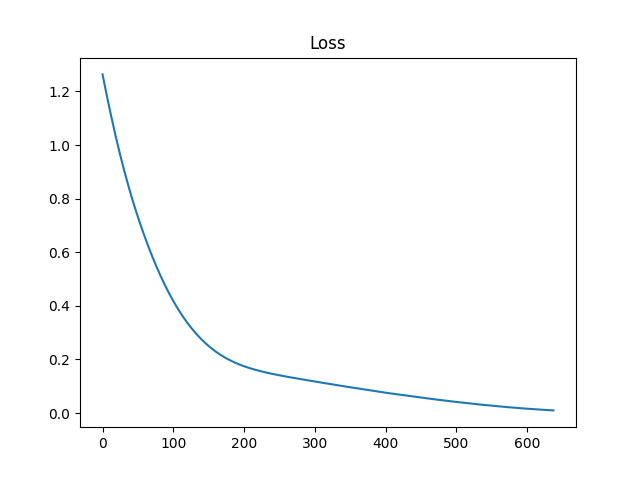

Here is the Python script that generated this plot:
# -*- coding: utf-8 -*-

##
# Copyright (с) Ildar Bikmamatov 2022
# License: MIT
# Source: https://github.com/bayrell-tutorials/perceptron-xor
# Link:
# https://blog.bayrell.org/ru/iskusstvennyj-intellekt/411-obuchenie-mnogoslojnogo-perseptrona-operaczii-xor.html
##

import torch, os, sys
from torch import nn
from torchsummary import summary


# Detect device for tensor
#tensor_device = torch.device('cpu') 
tensor_device = torch.device('cuda') if torch.cuda.is_available() else torch.device('cpu')  


# Step 1. Prepare DataSet
data_train = [
	{ "in": [0, 0], "out": [0] },
	{ "in": [0, 1], "out": [1] },
	{ "in": [1, 0], "out": [1] },
	{ "in": [1, 1], "out": [0] },
]


# Convert to question and answer
tensor_train_x = list(map(lambda item: item["in"], data_train))
tensor_train_y = list(map(lambda item: item["out"], data_train))

# Convert to tensor
tensor_train_x = torch.tensor(tensor_train_x).to(torch.float32).to(tensor_device)
tensor_train_y = torch.tensor(tensor_train_y).to(torch.float32).to(tensor_device)

print ("Input:")
print (tensor_train_x)
print ("Shape:", tensor_train_x.shape)
print ("")
print ("Answers:")
print (tensor_train_y)
print ("Shape:", tensor_train_y.shape)


# Step 2. Create model

input_shape = 2
output_shape = 1

model = nn.Sequential(
	nn.Linear(input_shape, 16),
	nn.ReLU(),
	nn.Linear(16, output_shape),
	#nn.Softmax()
)

summary(model, (input_shape,))


# Adam optimizer
optimizer = torch.optim.Adam(model.parameters(), lr=1e-3, betas=(0.9, 0.99))

# mean squared error
loss = nn.MSELoss()

# Batch size
batch_size = 2

# Epochs
epochs = 1000


# Step 3. Train model

print ("")
print ("")
print ("Start train")

history = []

model = model.to(tensor_device)

for i in range(epochs):
	
	# Model result
	model_res = model(tensor_train_x)
	
	# Loss value
	loss_value = loss(model_res, tensor_train_y)
	
	# Append to history
	loss_value_item = loss_value.item()
	history.append(loss_value_item)
	
	# Calc gradient
	optimizer.zero_grad()
	loss_value.backward()
	
	# Optimize
	optimizer.step()
	
	# Break if trained
	if loss_value_item < 0.01:
		break
	
	# Debug output
	if i % 10 == 0:
		print (f"{i+1},\t loss: {loss_value_item}")
	
	if torch.cuda.is_available():
		torch.cuda.empty_cache()
	
	
# Show history

import matplotlib.pyplot as plt

plt.plot(history)
plt.title('Loss')
plt.savefig('xor_torch.png')
plt.show()


# Step 4. Control nn

print ("")
print ("")
print ("Control")

control_x = [
	[0, 0],
	[0, 1],
	[1, 0],
	[1, 1],
]

control_x = torch.tensor(control_x).to(torch.float32).to(tensor_device)

print ("Shape:", control_x.shape)

answer = model( control_x )

for i in range(len(answer)):
	print(control_x[i].tolist(), "->", answer[i].round().tolist())
